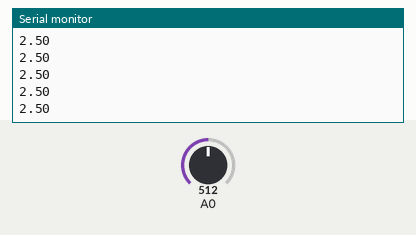
This sketch was run on a simulated Arduino Uno, built with avr-gcc and run on an emulated ATmega328P. Shown: the last lines printed to the serial monitor. The inputs (shaded band) are chosen by the test bench; at power-on: A0 = 512.

Above: at 1.2 s.
1.3 s: A0 set to 716
At 2.0 s:
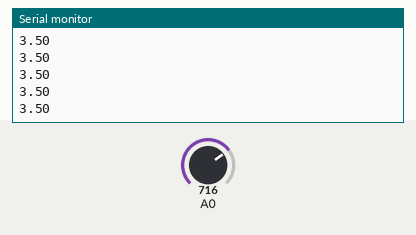
2.8 s: A0 set to 900
At 3.3 s:
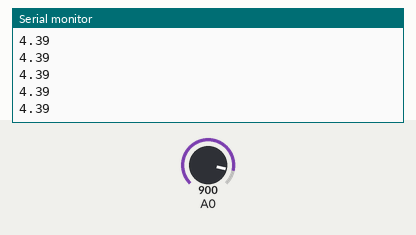
Timing chart, 0 to 5.8 s (numbered marks = the images above; inputs shaded):
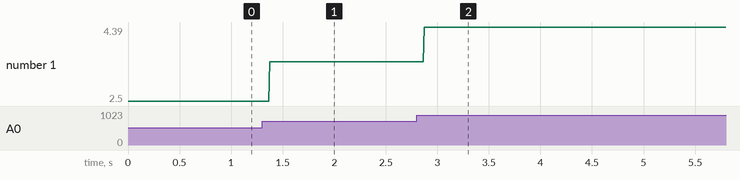

The sketch:

CDS_Sensor_Volt.ino
```cpp
//조도센서(CDS)를 사용하여 밝기에 따른 값 확인
void setup() {
    Serial.begin(9600);
}

void loop() {
    unsigned int Val = analogRead(A0);
    Serial.println(Val * 0.0048828125);  //시리얼 모니터로 볼트 값 측정, 아누이노는 5V까지 공금
}
```

Measured:
- after the input at 1.3 s, the serial monitor: prints a new line after 0.07 s (image 1)
- after the input at 2.8 s, the serial monitor: prints a new line after 0.07 s (image 2)
- plotted number 1: 2.5 → 3.5 after the input at 1.3 s, 3.5 → 4.39 after the input at 2.8 s
